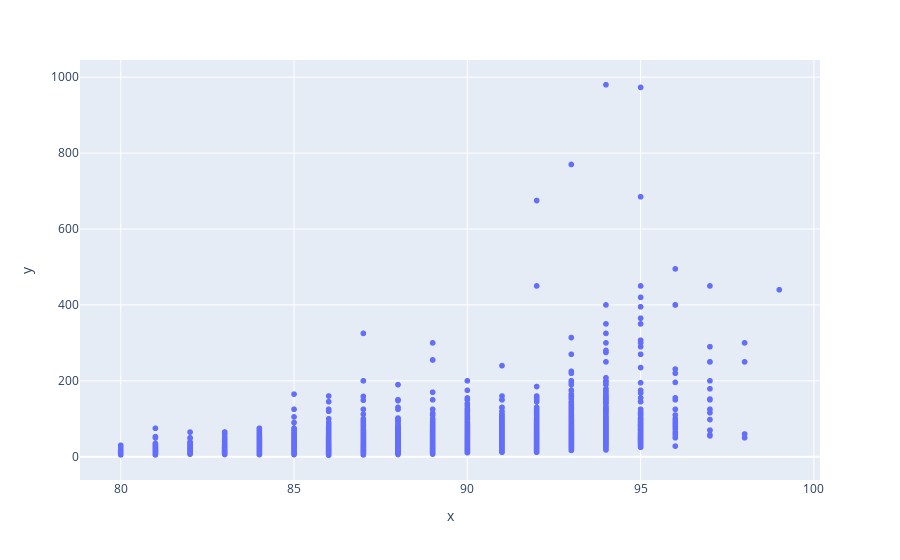

Notebook cell for this chart:
### Code cell
import plotly.express as px 
df1 = reviews.sample(n=10000)
fig = px.scatter(x=df1['points'], y=df1['price'])
fig.show()

### Figure 1 — Plotly figure (JSON) as saved in the notebook; plotly's stock layout.template omitted (floating-point values rounded to 4 significant figures; data arrays with more than 128 entries replaced by an {"elided": "..."} marker saying what was removed)
{"data": [{"hovertemplate": "x=%{x}<br>y=%{y}<extra></extra>", "legendgroup": "", "marker": {"color": "#636efa", "symbol": "circle"}, "mode": "markers", "name": "", "showlegend": false, "type": "scattergl", "x": {"elided": "10000 int values"}, "xaxis": "x", "y": {"elided": "10000 int values"}, "yaxis": "y"}], "layout": {"legend": {"tracegroupgap": 0}, "margin": {"t": 60}, "xaxis": {"anchor": "y", "domain": [0, 1], "title": {"text": "x"}}, "yaxis": {"anchor": "x", "domain": [0, 1], "title": {"text": "y"}}}}
